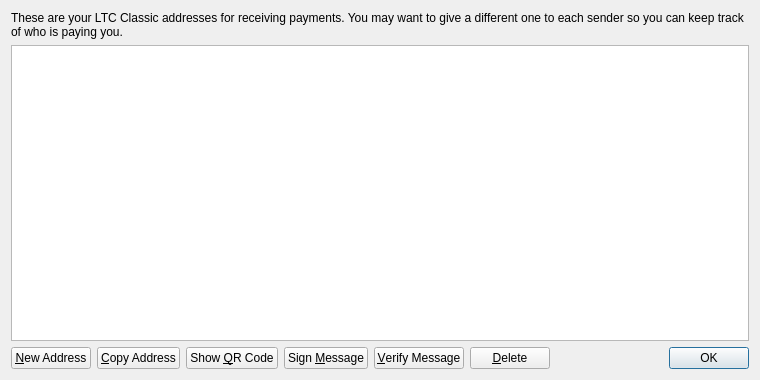
<?xml version="1.0" encoding="UTF-8"?>
<ui version="4.0">
 <class>AddressBookPage</class>
 <widget class="QWidget" name="AddressBookPage">
  <property name="geometry">
   <rect>
    <x>0</x>
    <y>0</y>
    <width>760</width>
    <height>380</height>
   </rect>
  </property>
  <property name="windowTitle">
   <string>Address Book</string>
  </property>
  <layout class="QVBoxLayout" name="verticalLayout">
   <item>
    <widget class="QLabel" name="labelExplanation">
     <property name="text">
      <string>These are your LTC Classic addresses for receiving payments. You may want to give a different one to each sender so you can keep track of who is paying you.</string>
     </property>
     <property name="textFormat">
      <enum>Qt::PlainText</enum>
     </property>
     <property name="wordWrap">
      <bool>true</bool>
     </property>
    </widget>
   </item>
   <item>
    <widget class="QTableView" name="tableView">
     <property name="contextMenuPolicy">
      <enum>Qt::CustomContextMenu</enum>
     </property>
     <property name="toolTip">
      <string>Double-click to edit address or label</string>
     </property>
     <property name="tabKeyNavigation">
      <bool>false</bool>
     </property>
     <property name="alternatingRowColors">
      <bool>true</bool>
     </property>
     <property name="selectionMode">
      <enum>QAbstractItemView::SingleSelection</enum>
     </property>
     <property name="selectionBehavior">
      <enum>QAbstractItemView::SelectRows</enum>
     </property>
     <property name="sortingEnabled">
      <bool>true</bool>
     </property>
     <attribute name="verticalHeaderVisible">
      <bool>false</bool>
     </attribute>
    </widget>
   </item>
   <item>
    <layout class="QHBoxLayout" name="horizontalLayout">
     <item>
      <widget class="QPushButton" name="newAddressButton">
       <property name="toolTip">
        <string>Create a new address</string>
       </property>
       <property name="text">
        <string>&amp;New Address</string>
       </property>
       <property name="icon">
        <iconset resource="../bitcoin.qrc">
         <normaloff>:/icons/add</normaloff>:/icons/add</iconset>
       </property>
      </widget>
     </item>
     <item>
      <widget class="QPushButton" name="copyToClipboard">
       <property name="toolTip">
        <string>Copy the currently selected address to the system clipboard</string>
       </property>
       <property name="text">
        <string>&amp;Copy Address</string>
       </property>
       <property name="icon">
        <iconset resource="../bitcoin.qrc">
         <normaloff>:/icons/editcopy</normaloff>:/icons/editcopy</iconset>
       </property>
      </widget>
     </item>
     <item>
      <widget class="QPushButton" name="showQRCode">
       <property name="text">
        <string>Show &amp;QR Code</string>
       </property>
       <property name="icon">
        <iconset resource="../bitcoin.qrc">
         <normaloff>:/icons/qrcode</normaloff>:/icons/qrcode</iconset>
       </property>
      </widget>
     </item>
     <item>
      <widget class="QPushButton" name="signMessage">
       <property name="toolTip">
        <string>Sign a message to prove you own a LTC Classic address</string>
       </property>
       <property name="text">
        <string>Sign &amp;Message</string>
       </property>
       <property name="icon">
        <iconset resource="../bitcoin.qrc">
         <normaloff>:/icons/edit</normaloff>:/icons/edit</iconset>
       </property>
      </widget>
     </item>
     <item>
      <widget class="QPushButton" name="verifyMessage">
       <property name="toolTip">
        <string>Verify a message to ensure it was signed with a specified LTC Classic address</string>
       </property>
       <property name="text">
        <string>&amp;Verify Message</string>
       </property>
       <property name="icon">
        <iconset resource="../bitcoin.qrc">
         <normaloff>:/icons/transaction_0</normaloff>:/icons/transaction_0</iconset>
       </property>
      </widget>
     </item>
     <item>
      <widget class="QPushButton" name="deleteButton">
       <property name="toolTip">
        <string>Delete the currently selected address from the list</string>
       </property>
       <property name="text">
        <string>&amp;Delete</string>
       </property>
       <property name="icon">
        <iconset resource="../bitcoin.qrc">
         <normaloff>:/icons/remove</normaloff>:/icons/remove</iconset>
       </property>
      </widget>
     </item>
     <item>
      <spacer name="horizontalSpacer">
       <property name="orientation">
        <enum>Qt::Horizontal</enum>
       </property>
       <property name="sizeHint" stdset="0">
        <size>
         <width>40</width>
         <height>20</height>
        </size>
       </property>
      </spacer>
     </item>
     <item>
      <widget class="QDialogButtonBox" name="buttonBox">
       <property name="sizePolicy">
        <sizepolicy hsizetype="Maximum" vsizetype="Fixed">
         <horstretch>0</horstretch>
         <verstretch>0</verstretch>
        </sizepolicy>
       </property>
       <property name="standardButtons">
        <set>QDialogButtonBox::Ok</set>
       </property>
      </widget>
     </item>
    </layout>
   </item>
  </layout>
 </widget>
 <resources>
  <include location="../bitcoin.qrc"/>
 </resources>
 <connections/>
</ui>
